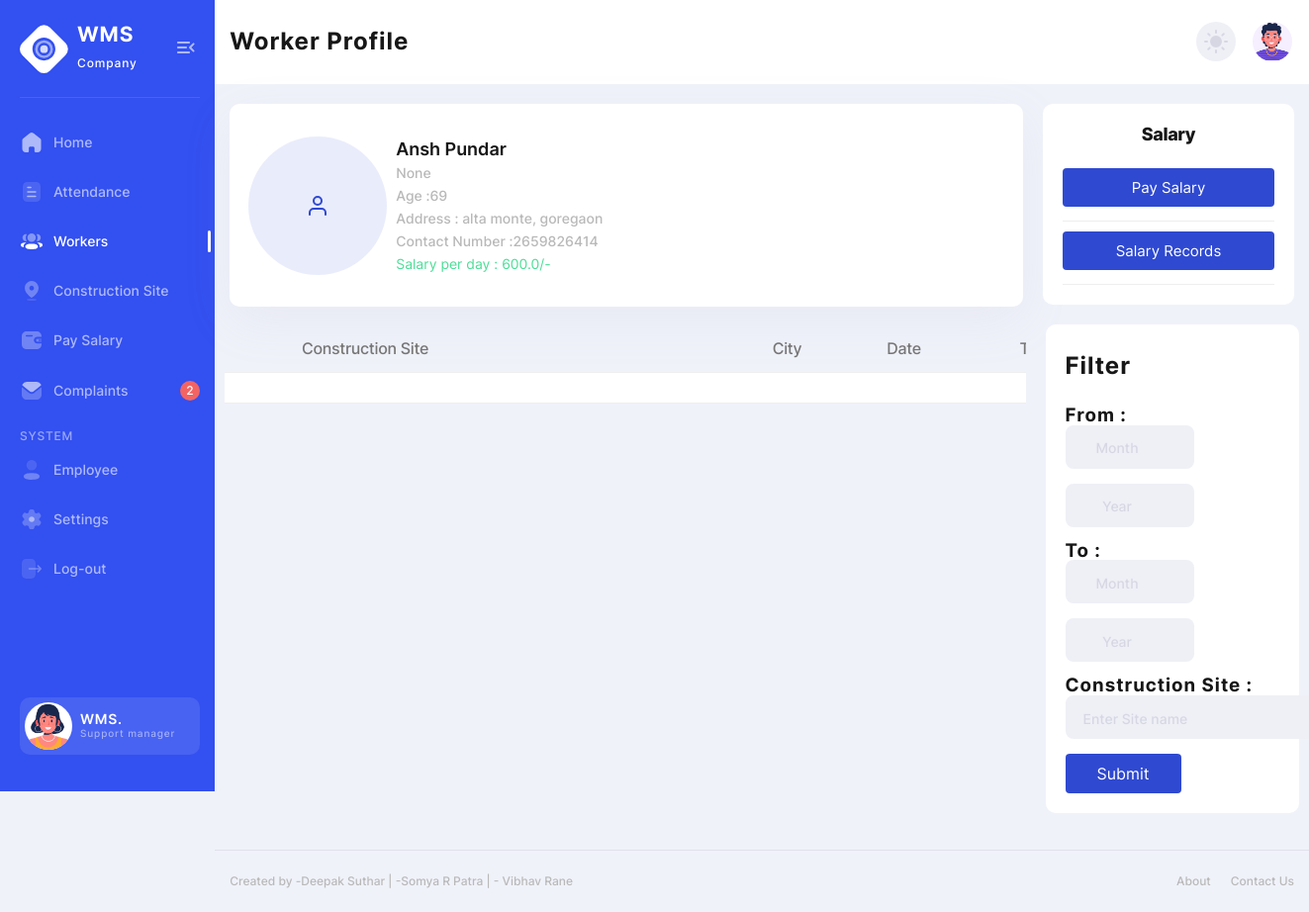
/worker_profile/7 (signed in), run on an earlier commit of the app's database.
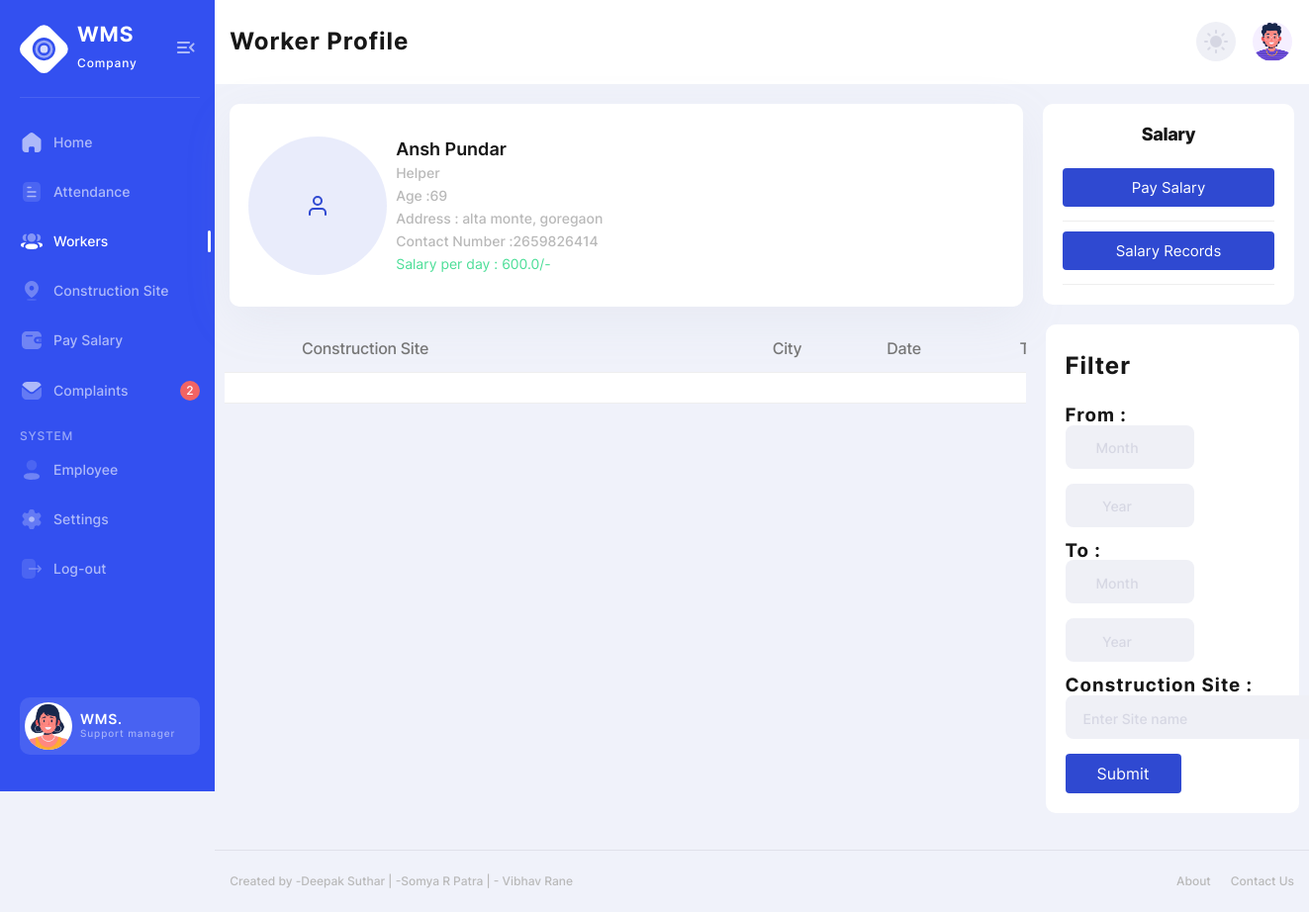
And on a later commit of the database.
### admpage/models.py (models this page shows, shortened)
class Worker(models.Model):
    CATE = (
        ('Carpenter','Carpenter'),
        ('Helper','Helper'),
        ('Electrician','Electrician'),
        ('Plasterer','Plasterer'),
        ('Welder','Welder'),
        ('Plumber','Plumber'),
        ('Glazier','Glazier'),
        ('Mason','Mason'),
        ('Concrete Finisher','Concrete Finisher'),
        ('Painter','Painter'),
        ('Other','Other'),
    )
    lsd = models.DateTimeField(auto_now_add=True,null=True)
    category = models.CharField(max_length=20,null=True,choices=CATE)
    name = models.CharField(max_length=20,null=True)
    spd = models.FloatField(null=True)
    age = models.CharField(max_length=20,null=True)
    wadd = models.CharField(max_length=200,null=True)
    sdate = models.DateTimeField(auto_now_add=True,null=True)
    wcontact = models.CharField(max_length=20,null=True)

### admpage/views.py (the view)
@login_required(login_url='emplog')
def worker_profile(request,pk):
    worker_profile = Worker.objects.get(id=pk)
    att = Attendance.objects.all().order_by('-ada','-atim')
    context = {'worker_profile':worker_profile, 'att':att}
    return render(request, "worker_profile.html", context)

### templates/worker_profile.html (shortened to what the changed rows need)
{% load static %}
<!DOCTYPE html>
<html lang="en">
<head>
  <link rel="stylesheet" href="{% static 'css/style.css' %}">
</head>
<body>
<div class="page-flex">
  <div class="main-wrapper">
    <nav class="main-nav--bg">
  <div class="container main-nav">
    <div class="main-nav-start">
        <h2 class="main-title">Worker Profile</h2>
    </div>
  </div>
</nav>
    <main class="main users chart-page" id="skip-target">
      <div class="container">
        <div class="row stat-cards">
          <div class="col-lg-9">
            <article class="stat-cards-item-workers-profile">
                <div class="stat-cards-info-workers">
                    <p class="stat-cards-info__name-workers">{{worker_profile.name}}</p>
                    <p class="stat-cards-info__title-workers">{{worker_profile.category}}</p>
                    <p class="stat-cards-info__title-workers">Age :{{worker_profile.age}} </p>
                    <p class="stat-cards-info__title-workers">Address : {{worker_profile.wadd}} </p>
                    <p class="stat-cards-info__title-workers">Contact Number :{{worker_profile.wcontact}}</p>
                    <p class="stat-cards-info__progress"> <span class="stat-cards-info__profit success"> Salary per day : {{worker_profile.spd}}/-</span></p>
                </div>
            </article>
          </div>
        </div>
      <div class="row">
        <div class="col-lg-9">
          <div class="users-table table-wrapper">
            <table class="posts-table">
              <thead>
                <tr class="users-table-info">
                  <th></th>
                  <th>Construction Site</th>
                  <th>City</th>
                  <th>Date</th>
                  <th>Time</th>
                </tr>
              </thead>
            </table>
          </div>
        </div>
        <div class="col-lg-3">
          <article class="white-block">
            <h2 class="main-title">Filter</h2>
            <br>
          </article>
        </div>
      </div>
      </div>
    </main>
  </div>
</div>
</body>
</html>

What changed in the data, as far as the page shows it:
changed Worker "Ansh Pundar": category "None" → "Helper"
